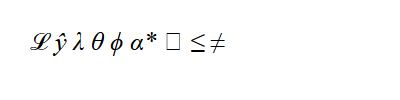

Python code for this plot:
import cairosvg

svg = """<svg xmlns="http://www.w3.org/2000/svg" width="400" height="100">
  <rect width="400" height="100" fill="white"/>
  <text x="30" y="50" font-family="'Times New Roman', Times, 'DejaVu Serif', serif" font-size="26" font-style="italic">&#8466; &#375; &#955; &#952; &#981; &#945;* &#8712; &#8804; &#8800;</text>
</svg>"""
cairosvg.svg2png(bytestring=svg.encode("utf-8"), write_to="outputs/test_all_math.png")
print("Rendered test_all_math.png")
